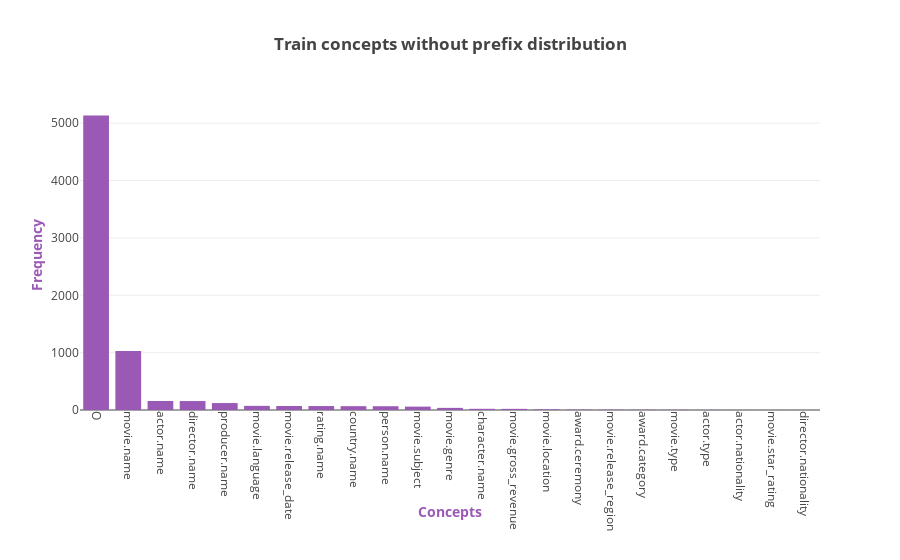

Source (notebook cell):
### Code cell
X_axis = []
Y_axis = []
sorted_dict = sorted(concept_without_prefix_count_dictionary.items(), key=itemgetter(1), reverse=True)

for concept_without_prefix, concept_without_prefix_count in sorted_dict:
    if concept_without_prefix_count > 0:
        X_axis.append(concept_without_prefix)
        Y_axis.append(concept_without_prefix_count)

assert(len(X_axis) == len(Y_axis)) 

plotly.offline.iplot({
    "data": [Bar(orientation = 'v',
                 x = X_axis,
                 y = Y_axis,
                 marker = dict(color = "#9b59b6"))],
    "layout": Layout(title="<b>Train concepts without prefix distribution</b>", 
                     xaxis=dict(title='<b>Concepts</b>', tickangle=90, titlefont=dict(color='#9b59b6')),
                     yaxis=dict(title='<b>Frequency</b>', dtick = 1000, titlefont=dict(color='#9b59b6')),
                     margin=Margin(b=150)
                    )
})

### Figure 1 — Plotly figure (JSON) as saved in the notebook; plotly's stock layout.template omitted (floating-point values rounded to 4 significant figures)
{"data": [{"marker": {"color": "#9b59b6"}, "orientation": "v", "type": "bar", "x": ["O", "movie.name", "actor.name", "director.name", "producer.name", "movie.language", "movie.release_date", "rating.name", "country.name", "person.name", "movie.subject", "movie.genre", "character.name", "movie.gross_revenue", "movie.location", "award.ceremony", "movie.release_region", "award.category", "movie.type", "actor.type", "actor.nationality", "movie.star_rating", "director.nationality"], "y": [5135, 1030, 157, 156, 121, 72, 70, 69, 67, 66, 59, 37, 21, 20, 11, 7, 6, 4, 4, 2, 1, 1, 1]}], "layout": {"margin": {"b": 150}, "title": "<b>Train concepts without prefix distribution</b>", "xaxis": {"tickangle": 90, "title": "<b>Concepts</b>", "titlefont": {"color": "#9b59b6"}}, "yaxis": {"dtick": 1000, "title": "<b>Frequency</b>", "titlefont": {"color": "#9b59b6"}}}}
